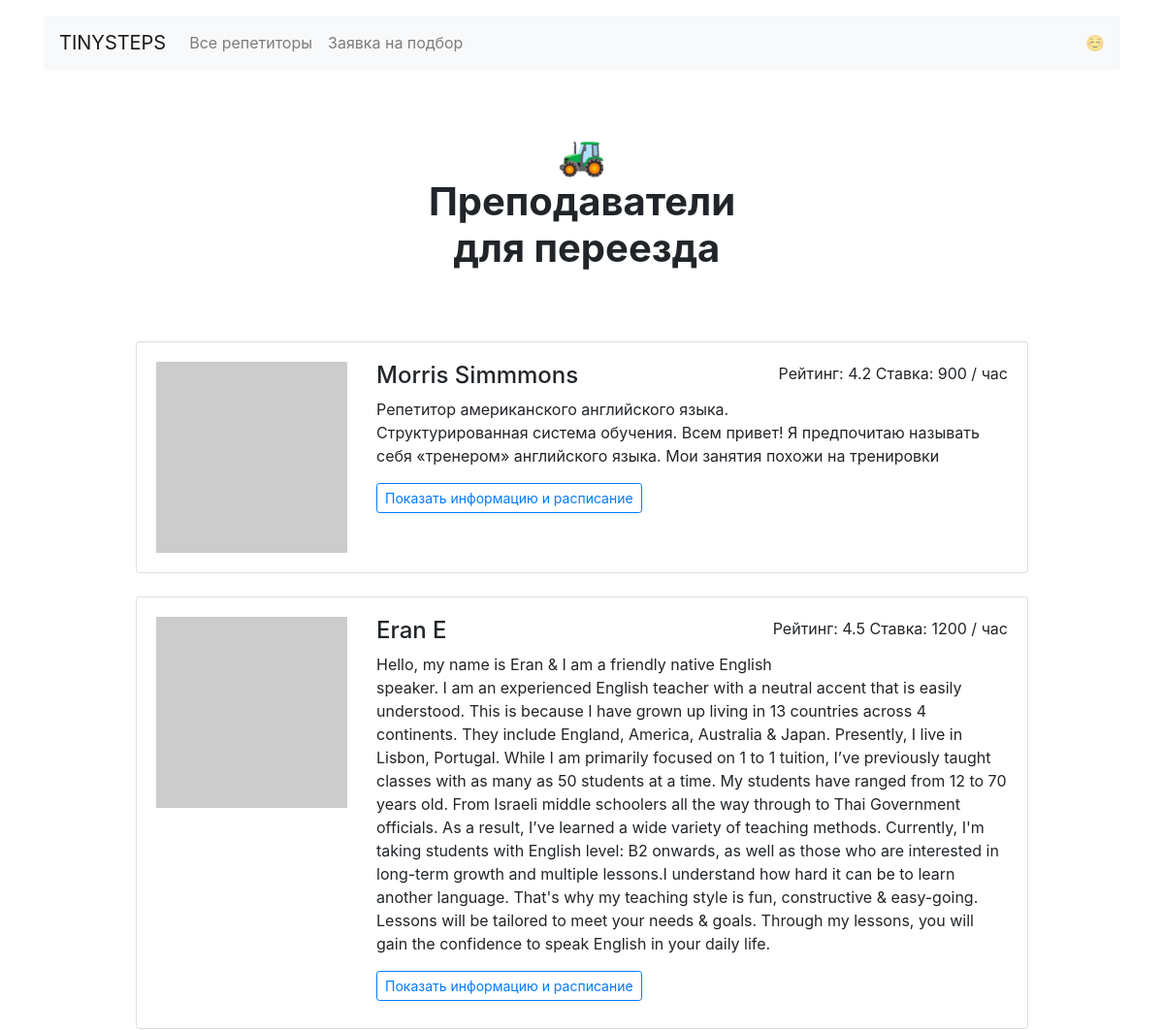
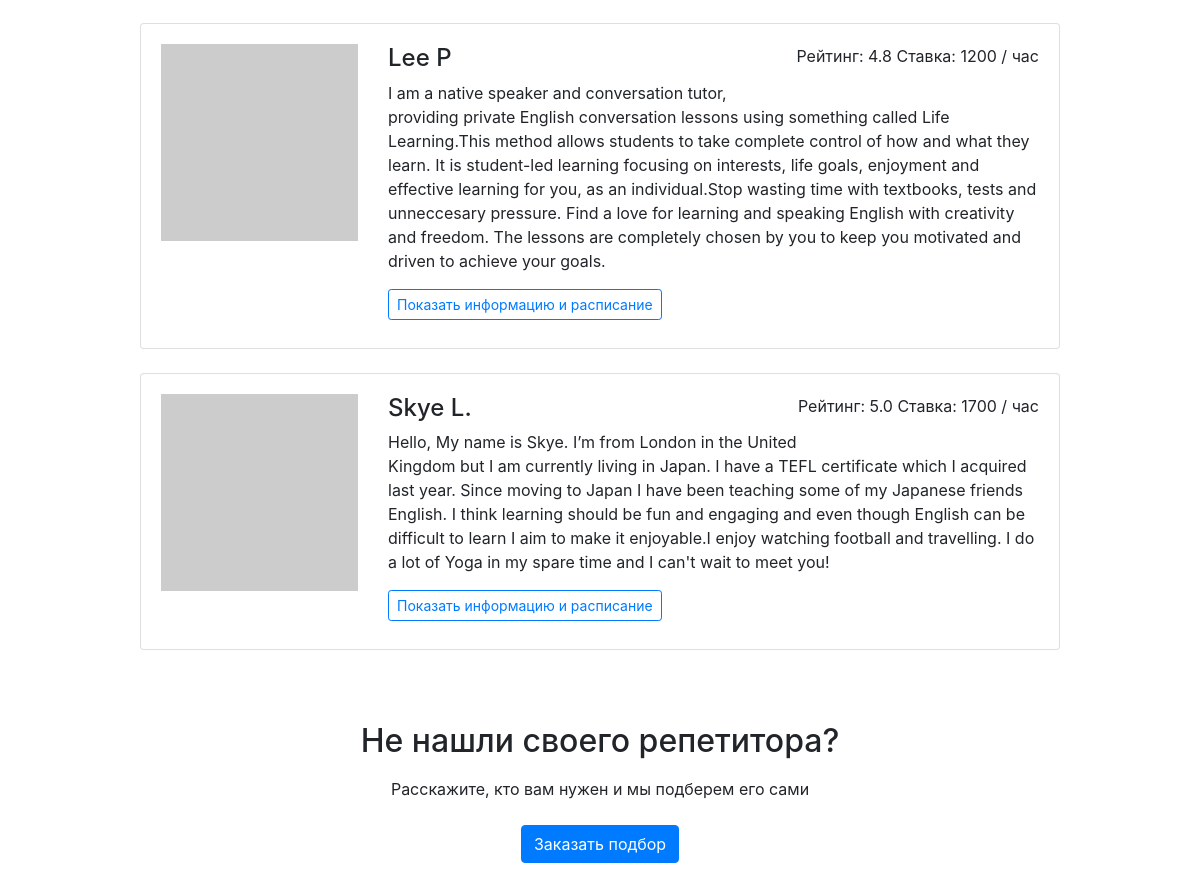
Screenshot of /goals/relocate/ with the database file from the repository (2 pictures, top to bottom).
### app.py (models this page shows)
class Goal(db.Model):
    __tablename__ = 'goals'
    id = db.Column(db.Integer, primary_key=True)
    alias = db.Column(db.String(25), nullable=False, unique=True)
    name = db.Column(db.String(25), nullable=False)
    emoji = db.Column(db.String(5), nullable=False)
    teachers = db.relationship(
        'Teacher', secondary=teachers_goals_association, back_populates='goals'
    )
    requests = db.relationship('Request', back_populates='goal')

class Teacher(db.Model):
    __tablename__ = 'teachers'
    id = db.Column(db.Integer, primary_key=True)
    name = db.Column(db.String(50), nullable=False)
    about = db.Column(db.Text(500))
    rating = db.Column(db.Float)
    picture = db.Column(db.String(100), nullable=False)
    price = db.Column(db.Integer, nullable=False)
    goals = db.relationship(
        'Goal', secondary=teachers_goals_association, back_populates='teachers'
    )
    free = db.Column(db.Text)
    bookings = db.relationship('Booking', back_populates='teacher')

### app.py (the view)
@app.route("/goals/<goal>/")
def render_goal(goal):
    goal = db.session.query(Goal).filter(Goal.alias == goal).first()
    if goal is None:
        abort(404)
    output = render_template('goal.html', goal=goal)
    return output

### templates/goal.html
{% extends 'base.html' %}
{% block content %}
  <main class="container mt-3">
    <h1 class="h1 text-center w-50 mx-auto mt-1 py-5 mb-4"><strong>{{ goal.emoji }}<br />Преподаватели <br>  {{ goal.name|lower }}</strong></h1>
    <div class="row">
      <div class="col-12 col-lg-10 offset-lg-1 m-auto">
        {% set sorted_teachers = goal.teachers|sort(attribute="rating") %}
        {% for t in sorted_teachers %}
        <div class="card mb-4">
          <div class="card-body">
            <div class="row">
              <div class="col-3"><img src="{{ t.picture }}" class="img-fluid" alt="{{ t.name }}"></div>
              <div class="col-9">
                <p class="float-right">Рейтинг: {{ t.rating }} Ставка: {{ t.price }} / час</p>
                <h2 class="h4">{{ t.name }}</h2>
                <p>{{ t.about }}</p>
                <a href="{{ url_for('render_profile', id=t.id) }}" class="btn btn-outline-primary btn-sm mr-3 mb-2">Показать информацию и расписание</a>
              </div>
            </div>
          </div>
        </div>
        {% endfor %}
      </div>
    </div>
    <h2 class="text-center mt-5 mb-3">Не нашли своего репетитора?</h2>
    <p class="text-center mb-4">Расскажите, кто вам нужен и мы подберем его сами</p>
    <div class="text-center pb-5">
        <a href="{{ url_for('render_request_form') }}" class="btn btn-primary">Заказать подбор</a>
    </div>
  </main>
{% endblock %}

### rows the page displays
Goal: emoji "🚜", name "для переезда"
Teacher: rating "4.2", price "900", name "Morris Simmmons", about "Репетитор американского английского языка. Структурированная система обучения. Всем привет! Я предпочитаю называть себя «тренером» английского языка. Мои занятия похожи на тренировки"
Teacher: rating "4.5", price "1200", name "Eran E", about "Hello, my name is Eran & I am a friendly native English speaker. I am an experienced English teacher with a neutral accent that is easily understood. This is because I have grown up living in 13 countries across 4 continents. They include England, America, Australia & Japan. Presently, I live in Lisbon, Portugal. While I am primarily focused on 1 to 1 tuition, I’ve previously taught classes with as many as 50 students at a time. My students have ranged from 12 to 70 years old. From Israeli middle schoolers all the way through to Thai Government officials. As a result, I’ve learned a wide variety of teaching methods. Currently, I'm taking students with English level: B2 onwards, as well as…"
Teacher: rating "4.8", price "1200", name "Lee P", about "I am a native speaker and conversation tutor, providing private English conversation lessons using something called Life Learning.This method allows students to take complete control of how and what they learn. It is student-led learning focusing on interests, life goals, enjoyment and effective learning for you, as an individual.Stop wasting time with textbooks, tests and unneccesary pressure. Find a love for learning and speaking English with creativity and freedom. The lessons are completely chosen by you to keep you motivated and driven to achieve your goals."
Teacher: rating "5.0", price "1700", name "Skye L.", about "Hello, My name is Skye. I’m from London in the United Kingdom but I am currently living in Japan. I have a TEFL certificate which I acquired last year. Since moving to Japan I have been teaching some of my Japanese friends English. I think learning should be fun and engaging and even though English can be difficult to learn I aim to make it enjoyable.I enjoy watching football and travelling. I do a lot of Yoga in my spare time and I can't wait to meet you!"
